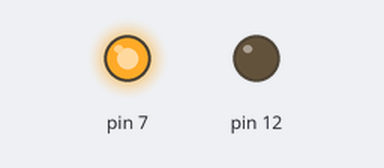
This program was run on a simulated Raspberry Pi (header pin numbers). Shown: output pins drawn as LEDs (lit = HIGH). At 4.0 s the program stops and its outputs stay as they are.

Above: at 0.1 s.
At 2.1 s:
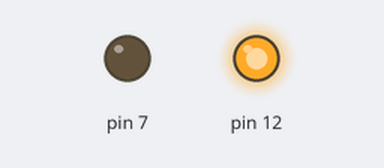
At 4.1 s:
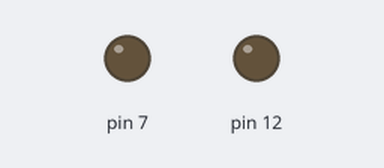
Timing chart, 0 to 5.5 s (numbered marks = the images above):
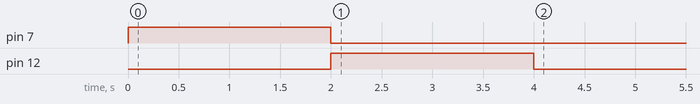

The program:

lightindicator.py
```python
#!usr/bin/python3
#Lightindicator lightindicator.py
import RPi.GPIO as gpio
import time

gpio.setmode(gpio.BOARD)

gpio.setup(7, gpio.OUT)
gpio.output(7, True)
time.sleep(2)

gpio.cleanup()

gpio.setmode(gpio.BOARD)

gpio.setup(12, gpio.OUT)
gpio.output(12, True)
time.sleep(2)


gpio.cleanup()
```
